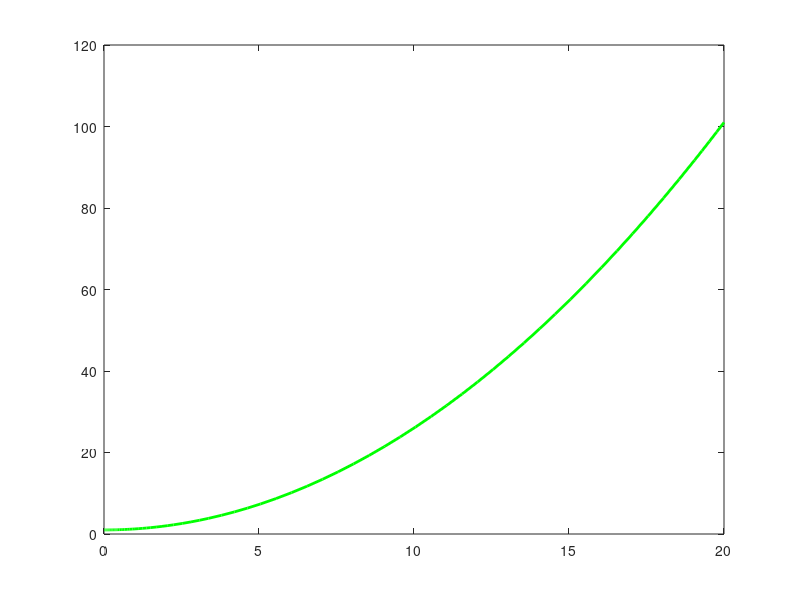

Write MATLAB code to recreate this figure.
mu = 0.5;        
X0 = 1;        
t = [0 20]; 
dXdt = @(X ,t) mu * X;
[t, X] = ode45(dXdt, t, X0);
plot(t, X,'g-', 'LineWidth', 2)

